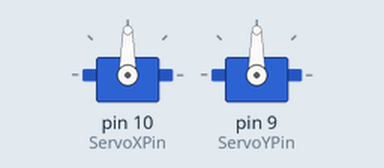
Simulated run of this sketch. Board: Arduino Uno, built with avr-gcc and run on an emulated ATmega328P. Parts: 2 × servo.

Above: at 0.05 s.
At 2.65 s:
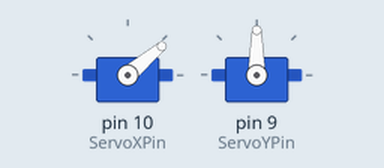
At 5.35 s:
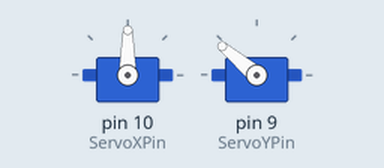
At 10.75 s:
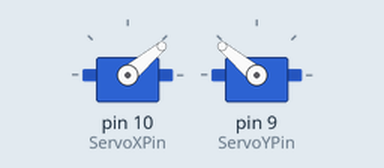
Timing chart, 0 to 20.7 s (numbered marks = the images above):
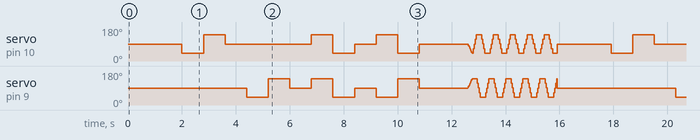

Measured:
- by itself, servo on pin 10 (ServoXPin), servo on pin 9 (ServoYPin): moves between 40° and 140°, repeating every 15.9 s

The sketch:

Roboeyes.ino
```cpp
#include <Servo.h>

Servo ServoX;
Servo ServoY;

int ServoXPin = 10;
int ServoYPin = 9;

int JoystickX = 0;
int JoystickY = 1;

int valX;
int valY;

const int axistime = 800;     //Tiempo de espera entre movimientos
const int turntime = 1500;    //Velocidad en la rutina de giro

void setup() {
  ServoX.attach( ServoXPin );
  ServoY.attach( ServoYPin );
}

void loop() {
  unsigned int i, j;
  unsigned int x, y;

  //Centrar
  x = y = 90;
  ServoX.write( x );
  ServoY.write( y );
  delay( 2000 );

  //Izquierda
  ServoX.write( 40 );
  delay( axistime );
  //Derecha
  ServoX.write( 140 );
  delay( axistime );
  //Centrar
  ServoX.write( 90 );
  delay( axistime );

  //Abajo
  ServoY.write( 40 );
  delay( axistime );
  //Arriba
  ServoY.write( 140 );
  delay( axistime );
  //Centrar
  ServoY.write( 90 );
  delay( axistime );

  //Derecha-Arriba
  ServoX.write( 140 );
  ServoY.write( 140 );
  delay( axistime );
  //Izquierda-Abajo
  ServoX.write( 40 );
  ServoY.write( 40 );
  delay( axistime );
  //Centrar
  ServoX.write( 90 );
  ServoY.write( 90 );
  delay( axistime );

  //Derecha-Abajo
  ServoX.write( 140 );
  ServoY.write( 40 );
  delay( axistime );
  //Izquierda-Arriba
  ServoX.write( 40 );
  ServoY.write( 140 );
  delay( axistime );
  //Centrar
  ServoX.write( 90 );
  ServoY.write( 90 );
  delay( axistime );

  //RUTINA PARA GIRAR
  x = y = 90;
  ServoX.write( x );
  ServoY.write( y );
  delay( 1000 );
  for ( i = 0; i < 50; i++ )
  {
    x = x - 1;
    y = y + 1;
    ServoX.write( x );
    ServoY.write( y );
    delay( 3 );
  }
  for ( j = 0; j < 5; j++ )     //Gira 5 veces
  {
    for ( i = 0; i < 100; i++ )
    {
      x = x + 1;
      ServoX.write( x );
      delayMicroseconds( turntime );
    }
    for ( i = 0; i < 100; i++ )
    {
      y = y - 1;
      ServoY.write( y );
      delayMicroseconds( turntime );
    }
    for ( i = 0; i < 100; i++ )
    {
      x = x - 1;
      ServoX.write( x );
      delayMicroseconds( turntime );
    }
    for ( i = 0; i < 100; i++ )
    {
      y = y + 1;
      ServoY.write( y );
      delayMicroseconds( turntime );
    }
  }

  delay(15);                           //
}
```
